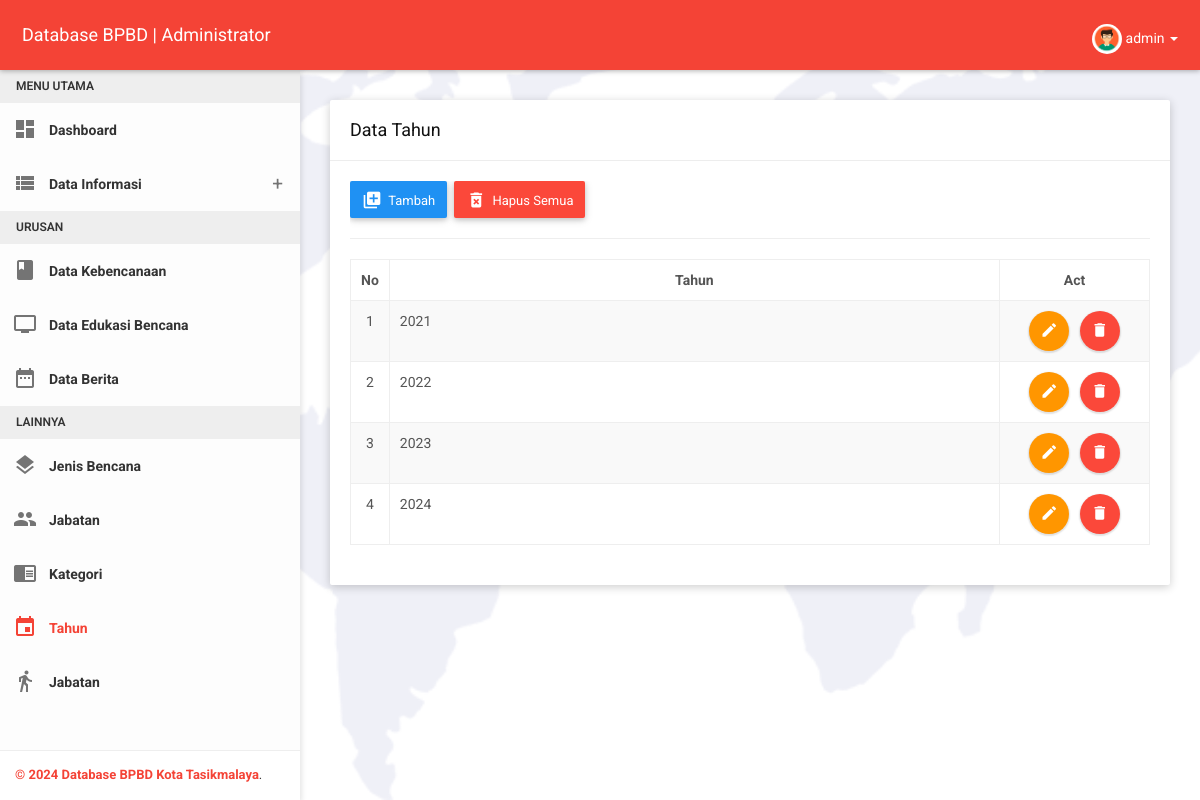
/administrator/pages/tahun/tahun.php (signed in), run on the app's committed database.
### tables this page shows
CREATE TABLE `tahun` (
  `id_tahun` varchar(255) NOT NULL,
  `tahun` int(255) NOT NULL
);

### administrator/pages/tahun/tahun.php (the view, shortened to what this page needs)
<?php
include('../includes/config.php');
if(strlen($_SESSION['alogin'])==0){
header('location: ../../module=login');
} else{
?>
<!DOCTYPE html>
<html>
<head>
    <?php include ('../includes/head.php'); ?>
</head>
<body class="theme-red">
    <?php include ('../includes/header.php'); ?>
    <section>
        <?php include ('../includes/sidebar.php'); ?>
    </section>
    <section class="content">
        <div class="container-fluid">
            <div class="row clearfix">
                <div class="col-lg-12 col-md-12 col-sm-12 col-xs-12">
                    <div class="card">
                        <div class="header">
                            <h2>
                                Data Tahun
                            </h2>
                        </div>
                        <div class="body">
                            <div class="table-responsive">
								<button type="button" class="btn btn-primary waves-effect" data-toggle="modal" data-target="#inputModal">
                                    <i class="material-icons">library_add</i>
                                    <span>Tambah</span>
                                </button>&nbsp;
								<button type="button" class="btn btn-danger waves-effect" onclick="deleteall()">
									<i class="material-icons">delete_forever</i>
									<span>Hapus Semua</span>
								</button><hr>
								<table class="display table table-striped table-bordered table-hover" width="100%" id="example-table" cellspacing="0">
									<thead>
										<tr>
											<th class="text-center" width="12px">No</th>
											<th class="text-center">Tahun</th>
											<th class="text-center" width="150px">Act</th>
										</tr>
									</thead>
									<tbody>
										<?php
											$nomor=0;
											$sqlkat = "SELECT * FROM tahun ORDER BY tahun ASC";
											$querykat = mysqli_query($koneksidb,$sqlkat);
											while ($result = mysqli_fetch_array($querykat)){
												$nomor++;
										?>
										<tr>
											<td align="center"><?php echo $nomor;?></td>
											<td><?php echo htmlentities($result['tahun']);?></td>
											<td class="text-center">
												<button type="button" class="btn btn-warning btn-circle waves-effect waves-circle waves-float"
														data-toggle="modal" data-target="#editModal<?php echo htmlentities($result['id_tahun']);?>">
													<i class="material-icons">mode_edit</i>
												</button>&nbsp;&nbsp;
												<button type="button" class="btn btn-danger btn-circle waves-effect waves-circle waves-float"
														onclick="Swal.fire({
															icon: 'warning',
															title: 'Sure',
															text: 'Apakah Kamu Yakin Akan Menghapusnya ?',
															showCancelButton: true,
															confirmButtonText: 'Ya Hapus',
																}).then((result) => {
																if (result.isConfirmed) {
																window.location = 'tahun-del.php?id=<?php echo htmlentities($result['id_tahun']);?>';
																}
															})">
													<i class="material-icons">delete</i>
												</button>
											</td>
										</tr>
											<?php }?>
									</tbody>
								</table>
							</div>
							</div>
                        </div>
                    </div>
                </div>
            </div>
	</section>
</body>
</html>
<?php }?>

### administrator/pages/includes/header.php (shortened to what this page needs)
<nav class="navbar">
	<div class="container-fluid">
		<div class="navbar-header">
			<a class="navbar-brand" href="../../module=dashboard">Database BPBD | Administrator</a>
		</div>
		<div class="collapse navbar-collapse" id="navbar-collapse">
			<ul class="nav navbar-nav navbar-right">
				<li class="pull-right">
					<?php
						$id=$_SESSION['alogin'];
						$sql ="SELECT * FROM administrator WHERE id_administrator='$id'";
						$query = mysqli_query($koneksidb,$sql);
							while($results = mysqli_fetch_array($query)){
					?>
					<a href="javascript:void(0);" class="dropdown-toggle" data-toggle="dropdown" role="button">
						<img src="../../images/pictures/<?php echo $results['foto']; ?>" style="object-fit: cover; border-radius: 50%; height: 30px; width: 30px;" alt="User">
						<?php echo $results['username']; ?> <span class="caret"></span>
					</a>
					<?php }?>
				</li>
			</ul>
		</div>
	</div>
</nav>

### administrator/css/themes/all-themes.css (style rules this page uses)
.theme-red .navbar-brand { color: #fff; }
.theme-red .nav > li > a { color: #fff; }

### data on the page
tahun: tahun "2021"
tahun: tahun "2022"
tahun: tahun "2023"
tahun: tahun "2024"

### other printed values
$results['username'] "admin"
